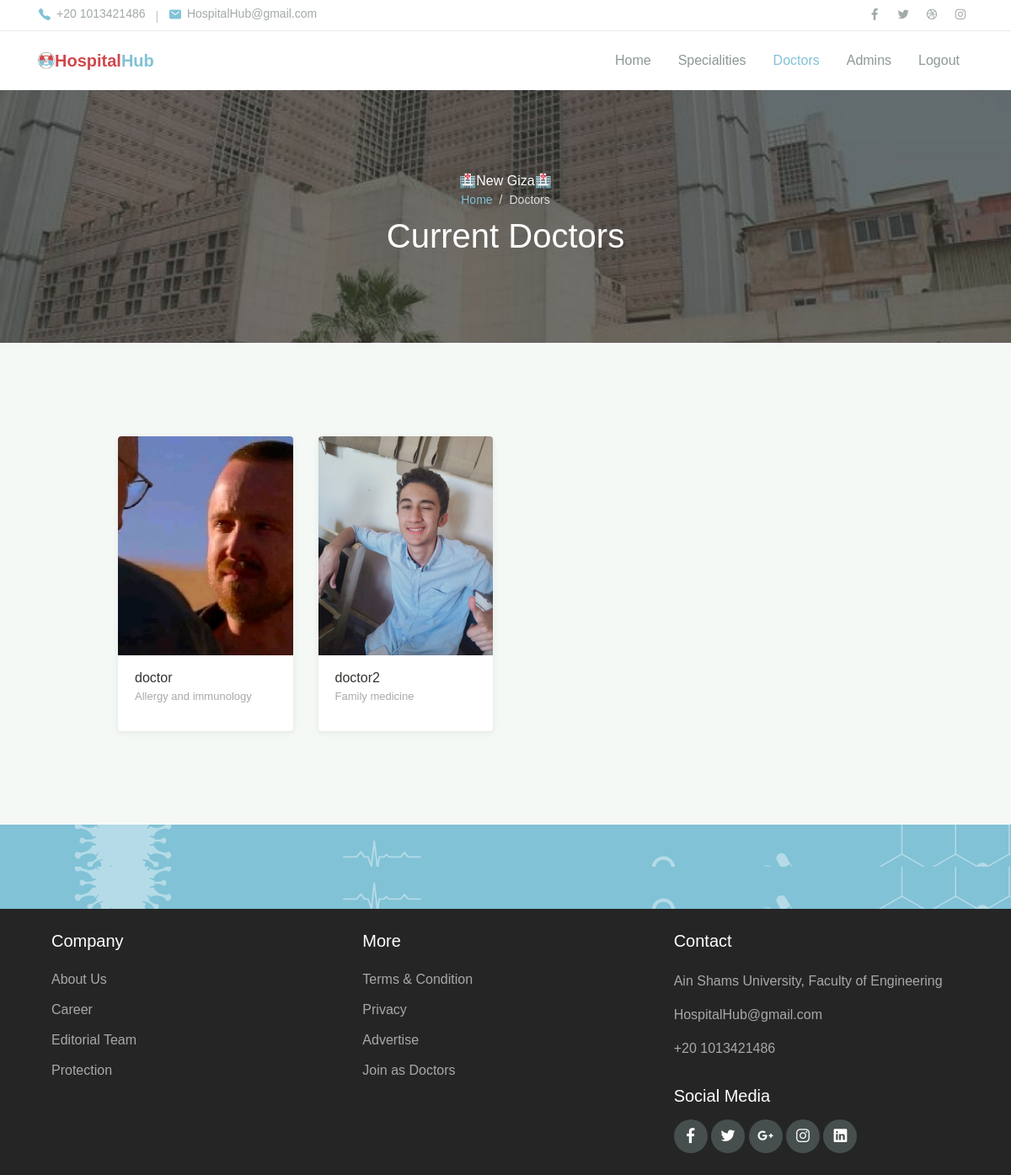
/hospital_hub/admin/doctors (signed in), run on an earlier commit of the app's database.
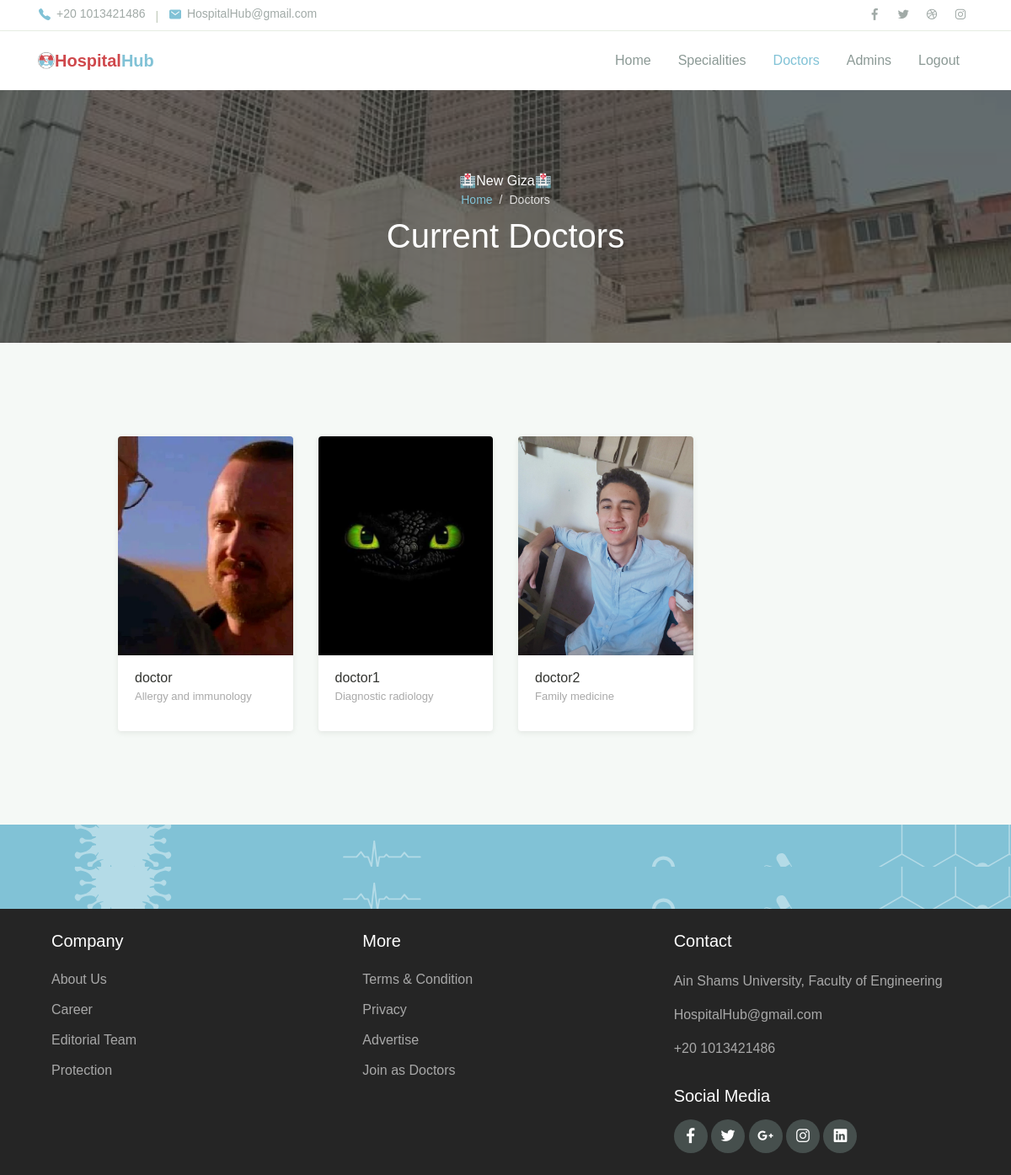
And on a later commit of the database.
### hospital_hub/models.py (models this page shows, shortened)
class Hospital(models.Model):
    name            =models.CharField(max_length=100)
    city            = models.ForeignKey(City,on_delete=models.PROTECT,null=True)
    specialities    = models.ManyToManyField(Speciality, blank=True, null=True)
    image           = models.ImageField(upload_to = "media/",null=True, default="media/no_hospital_img.png")

class Doctor(models.Model):
    my_account= models.ForeignKey(User,on_delete= models.CASCADE,related_name="my_doctor")
    is_employed= models.BooleanField(default=False)
    speciality= models.ForeignKey(Speciality, on_delete=models.CASCADE,related_name="doctors")
    hospital= models.ForeignKey(Hospital, on_delete=models.SET_NULL,related_name="my_doctors",null=True,blank=True)

class User(AbstractBaseUser):
    username    = models.CharField(max_length=255, unique=True) # unique checks existance with respect to save function
    email       = models.EmailField(verbose_name = 'email address',max_length = 255,unique = True)
    full_name   = models.CharField(max_length=255, blank=True, null=True)
    phone_number= models.IntegerField()
    city        = models.ForeignKey(City,on_delete=models.PROTECT,null=True)
    owner       = models.BooleanField(default= False) # can login
    admin       = models.BooleanField(default= False) # staff user non superuser
    doctor      = models.BooleanField(default=False) # superuser
    patient     = models.BooleanField(default=False) # superuser
    staff       = models.BooleanField(default=False) # necessary
    created_at  = models.DateTimeField(null=True)
    image       = models.ImageField(default="media/no_profile_img.png",upload_to = "media/")
    USERNAME_FIELD = 'username' #username
    EMAIL_FIELD = 'email' #Email
    REQUIRED_FIELDS = ['email','full_name','phone_number']
    objects = UserManager()
    def save(self, *args, **kwargs):
        try:
            im = Image.open(self.image)
            if len(im.fp.read())>1000000:
                im = im.convert('RGB')
                im = ImageOps.exif_transpose(im)
                im_io = BytesIO()
                im.save(im_io, 'JPEG', quality=60)
                new_image = File(im_io, name=self.image.name)
                self.image = new_image
        except:
            pass
        super().save(*args, **kwargs)

class Speciality(models.Model):
    name =models.CharField(max_length=100,unique=True)
    image = models.ImageField(upload_to = "media/",null=True, default=None)
    def __str__(self):
        return self.name

### hospital_hub/views.py (the view)
# urls.py: path('admin/doctors',views.Admin.ViewDoctors,name='admin_view_doctors'),
    def ViewDoctors(request):
        hospital=request.user.my_admin.first().hospital
        doctors=DoctorModel.objects.filter(hospital=hospital)
        doctorsaccs=[]
        for doc in doctors:
            doctorsaccs.append([doc,doc.my_account])
        return render(request,"hospital_hub/admin/view_doctors.html",{
        "doctors":doctorsaccs,
        "hospital_name":request.user.my_admin.first().hospital.name,
        "flag":"all"
        })

### hospital_hub/templates/hospital_hub/Admin/view_doctors.html (shortened to what this page needs)
{%extends 'hospital_hub/Admin/admin_layout.html'%}
{%load static%}
{%block body%}
<header>
    <nav class="navbar navbar-expand-lg navbar-light shadow-sm">
        <div class="container">
            <img src="{%static 'hospital_hub/assets/img/logo2.png'%}" alt="" style="width:20px;">
            <a style="color:#81C2D6" class="navbar-brand" href="#"><span class="text-primary2">Hospital</span>Hub </a>
            <div class="collapse navbar-collapse" id="navbarSupport">
                <ul class="navbar-nav ml-auto">
                    <li class="nav-item ">
                        <a class="nav-link" href="{%url 'admin_home'%}">Home</a>
                    </li>
                       <li class="nav-item">
                            <a class="nav-link" href="{%url 'view_specialities'%}">Specialities</a>
                        </li>
                    <li class="nav-item">
                        <a class="nav-link active" href="{%url 'admin_view_doctors'%}">Doctors</a>
                    </li>
                    <li class="nav-item">
                        <a class="nav-link" href="{%url 'admin_view_admins'%}">Admins</a>
                    </li>
                    <li class="nav-item">
                        <a class="nav-link" href="{%url 'admin_logout'%}">Logout</a>
                    </li>
                </ul>
            </div>
        </div>
    </nav>
</header>
<div class="page-banner overlay-dark bg-image"
     style="background-image: url(../../../static/hospital_hub/assets/img/bg_image_1.jpg)">
    <div class="banner-section">
        <div class="container text-center wow fadeInUp">
            <span class="subhead">🏥{{hospital_name}}🏥</span>
            <nav aria-label="Breadcrumb">
                <ol class="breadcrumb breadcrumb-dark bg-transparent justify-content-center py-0 mb-2">
                    <li class="breadcrumb-item"><a href="{%url 'admin_home'%}">Home</a></li>
                    <li class="breadcrumb-item active" aria-current="page">
                        Doctors
                    </li>
                </ol>
            </nav>
            <h1 class="font-weight-normal">
                {%if speciality%}{{speciality}}{%else%}Current Doctors{%endif%}
            </h1>
        </div>
    </div>
</div>
<div class="page-section bg-light">
    <div class="container">
        <div class="row justify-content-center">
            <div class="col-lg-10">
                <div class="row">
                    {%if doctors%}
                        {% for doctor, account in doctors %}
                        <div class="col-md-6 col-lg-3 py-3 wow zoomIn">
                            <div class="card-doctor">
                                <div class="header">
                                    <img src="{{account.image.url}}" alt="" height="260" style="object-fit: cover;">
                                </div>
                                <div class="body">
                                    <p class="text-x2 mb-0" style="text-align:left;">
                                        {{account.username}}
                                    </p>
                                    <p  style="text-align:left; color:darkgray; font-size:small">
                                        {{doctor.speciality}}
                                    </p>
                                </div>
                            </div>
                        </div>
                        {%endfor%}
                    {%else%}
                    <h1 style="color:grey;">Your hospital has no specialites added yet.</h1>
                    {%endif%}
                </div>
            </div>
        </div>
    </div>
</div>
<div class="page-section banner-home bg-image" style="background-image: url(../assets/img/banner-pattern.svg)">
    <div class="container py-5 py-lg-0">
        <div class="row align-items-center">
            <div class="col-lg-12 wow zoomIn">
            </div>
        </div>
    </div>
</div>
{%endblock%}

### hospital_hub/templates/hospital_hub/Admin/admin_layout.html (shortened to what this page needs)
{%load static%}
<!DOCTYPE html>
<html lang="en">
<head>
    <link rel="stylesheet" href={%static 'hospital_hub/assets/css/maicons.css' %}>
    <link rel="stylesheet" href={%static 'hospital_hub/assets/css/bootstrap.css' %}>
    <link rel="stylesheet" href={%static 'hospital_hub/assets/vendor/owl-carousel/css/owl.carousel.css' %}>
    <link rel="stylesheet" href={%static 'hospital_hub/assets/vendor/animate/animate.css' %}>
    <link rel="stylesheet" href={%static 'hospital_hub/assets/css/theme.css' %}>
</head>
<body>
    <header>
        <div class="topbar">
            <div class="container">
                <div class="row">
                    <div class="col-sm-8 text-sm">
                        <div class="site-info">
                            <a href="#"><span class="mai-call text-primary"></span> +20 1013421486</a>
                            <span class="divider">|</span>
                            <a href="#"><span class="mai-mail text-primary"></span> HospitalHub@gmail.com</a>
                        </div>
                    </div>
                    <div class="col-sm-4 text-right text-sm">
                        <div class="social-mini-button">
                            <a href="#"><span class="mai-logo-facebook-f"></span></a>
                            <a href="#"><span class="mai-logo-twitter"></span></a>
                            <a href="#"><span class="mai-logo-dribbble"></span></a>
                            <a href="#"><span class="mai-logo-instagram"></span></a>
                        </div>
                    </div>
                </div>
            </div>
        </div>
</header>
    {% block body%}
    {%endblock%}
    <div class="page-section banner-home bg-image" style="background-image: url(../../../static/hospital_hub/assets/img/banner-pattern.svg);">
        <div class="container py-5 py-lg-0">
            <div class="row align-items-center">
                <div class="col-lg-12 wow zoomIn">
                </div>
            </div>
        </div>
    </div>
    <footer class="page-footer">
        <div class="container">
            <div class="row px-md-3">
                <div class="col-sm-6 col-lg-4 py-3">
                    <h5>Company</h5>
                    <ul class="footer-menu">
                        <li><a href="#">About Us</a></li>
                        <li><a href="#">Career</a></li>
                        <li><a href="#">Editorial Team</a></li>
                        <li><a href="#">Protection</a></li>
                    </ul>
                </div>
                <div class="col-sm-6 col-lg-4 py-3">
                    <h5>More</h5>
                    <ul class="footer-menu">
                        <li><a href="#">Terms & Condition</a></li>
                        <li><a href="#">Privacy</a></li>
                        <li><a href="#">Advertise</a></li>
                        <li><a href="#">Join as Doctors</a></li>
                    </ul>
                </div>
                <div class="col-sm-6 col-lg-4 py-3">
                    <h5>Contact</h5>
                    <p class="footer-link mt-2">Ain Shams University, Faculty of Engineering</p>
                    <a href="#" class="footer-link">HospitalHub@gmail.com</a>
                    <br>
                    <a href="#" class="footer-link">+20 1013421486</a>
                    <h5 class="mt-3">Social Media</h5>
                    <div class="footer-sosmed mt-3">
                        <a href="#" target="_blank"><span class="mai-logo-facebook-f"></span></a>
                        <a href="#" target="_blank"><span class="mai-logo-twitter"></span></a>
                        <a href="#" target="_blank"><span class="mai-logo-google-plus-g"></span></a>
                        <a href="#" target="_blank"><span class="mai-logo-instagram"></span></a>
                        <a href="#" target="_blank"><span class="mai-logo-linkedin"></span></a>
                    </div>
                </div>
            </div>
        </div>
    </footer>
</body>
</html>

### hospital_hub/static/hospital_hub/assets/css/theme.css (style rules this page uses)
:root { --primary: #81C2D6; --accent: #FF3D85; --secondary: #4E5AFE; --warning: #EED818; --info: #05B4E1; --danger: #FF4943; --success: #96C93D; --dark: #343531; --light: #F5F9F6; --cs: #596261; --grey: #6E807A; }
body { font-family: "Source Sans Pro", sans-serif; line-height: 1.5; color: #343531; }
a { color: #07be94; text-decoration: none; background-color: transparent; }
.text-sm { font-size: 14px !important; }
.bg-light { background-color: #F5F9F6 !important; }
.text-primary { color: #81C2D6 !important; }
.text-primary2 { color: #CF484C !important; }
.topbar { border-bottom: 1px solid #E8EEE4; }
.topbar .row { align-items: center; min-height: 36px; }
.topbar .site-info a { display: inline-flex; align-items: center; color: #A1AAA7; }
.topbar .site-info a span { font-size: 16px; margin-right: 6px; }
.topbar .site-info .divider { margin-left: 8px; margin-right: 8px; color: #BEC8B8; }
.topbar .social-mini-button a { display: inline-block; padding: 4px 8px; color: #A1AAA7; }
.breadcrumb { background-color: #f8f9fa; }
.breadcrumb-dark .breadcrumb-item a { color: #81C2D6; }
.breadcrumb-dark .breadcrumb-item + .breadcrumb-item::before { display: inline-block; padding-right: 0.5rem; color: rgba(255, 255, 255, 0.8); content: "/"; }
.breadcrumb-dark .breadcrumb-item.active { color: rgba(255, 255, 255, 0.8); }
.navbar { min-height: 70px; }
.navbar-brand { color:green; font-weight: 600; padding-top: 10px; padding-bottom: 10px; }
.navbar-nav { margin-top: 10px; border-top: 1px solid #E8EEE4; flex-shrink: 0; }
.navbar-nav .nav-link { transition: all .2s ease; }
.navbar-light .navbar-nav .nav-link { color: rgba(110, 128, 122, 0.8); }
.navbar-light .navbar-nav .show > .nav-link, .navbar-light .navbar-nav .active > .nav-link, .navbar-light .navbar-nav .nav-link.show, .navbar-light .navbar-nav .nav-link.active { font-weight: 500; color: #81C2D6; }
@media (min-width: 992px) { .navbar-expand-lg .navbar-nav { margin-top: 0; border-top: none; } }
@media (min-width: 992px) { .navbar-expand-lg .navbar-nav .nav-link { padding-right: 16px; padding-left: 16px; } }
@media (min-width: 992px) { .navbar-expand-lg .navbar-nav { align-items: center; } }
.bg-image { position: relative; background-position: center center; background-size: cover; background-repeat: no-repeat; }
.bg-image > * { position: relative; z-index: 10; }
.page-section { position: relative; padding-top: 80px; padding-bottom: 80px; overflow: hidden; }
.page-banner { position: relative; height: 300px; z-index: 10; }
.page-hero.overlay-dark::before, .page-banner.overlay-dark::before { content: ""; position: absolute; top: 0; left: 0; width: 100%; height: 100%; background: rgba(52, 53, 49, 0.7); z-index: 1; }
.page-banner .breadcrumb-item, .page-banner .breadcrumb-item a { font-size: 14px; }
.hero-section, .banner-section { position: relative; display: -ms-flexbox; display: flex; -ms-flex-align: center; align-items: center; -ms-flex-pack: center; justify-content: center; height: 100%; color: #ffffff; z-index: 10; }
.card-doctor { display: block; margin: 15px auto; width: 100%; max-width: 240px; background-color: #fff; border-radius: 4px; box-shadow: 0 2px 6px rgba(154, 159, 151, 0.2); overflow: hidden; }
.card-doctor .header { position: relative; width: 100%; height: 260px; overflow: hidden; }
.card-doctor .header::before { content: ''; position: absolute; top: 0; left: 0; width: 100%; height: 100%; background-color: rgba(52, 53, 49, 0.36); opacity: 0; transition: opacity .2s linear; }
.card-doctor .header img { width: 100%; }
.card-doctor .body { padding: 15px 20px; }
.banner-home { padding: 0; background-color: #81C2D6; color: #fff; height: 50px; }
.page-footer { position: relative; display: block; padding-top: 10px; padding-bottom: 10px; background-color: black; opacity: 85%; color: #fff; }
.page-footer h5 { font-weight: 500; margin-bottom: 16px; }
.footer-menu { position: relative; list-style: none; padding-left: 0; }
.footer-menu a, .footer-link { display: inline-block; padding-top: 6px; padding-bottom: 6px; color: rgba(255, 255, 255, 0.6); transition: all .2s ease; }
.footer-link { padding: 0; margin-bottom: 16px; }
.footer-sosmed a { display: inline-block; width: 40px; height: 40px; line-height: 42px; border-radius: 50%; text-align: center; font-size: 18px; background-color: #26312F; color: #ffff; transition: all .2s ease; }

What changed in the data, as far as the page shows it:
now on this page (row edited): Doctor: image (picture), username "doctor1", speciality "Diagnostic radiology"
